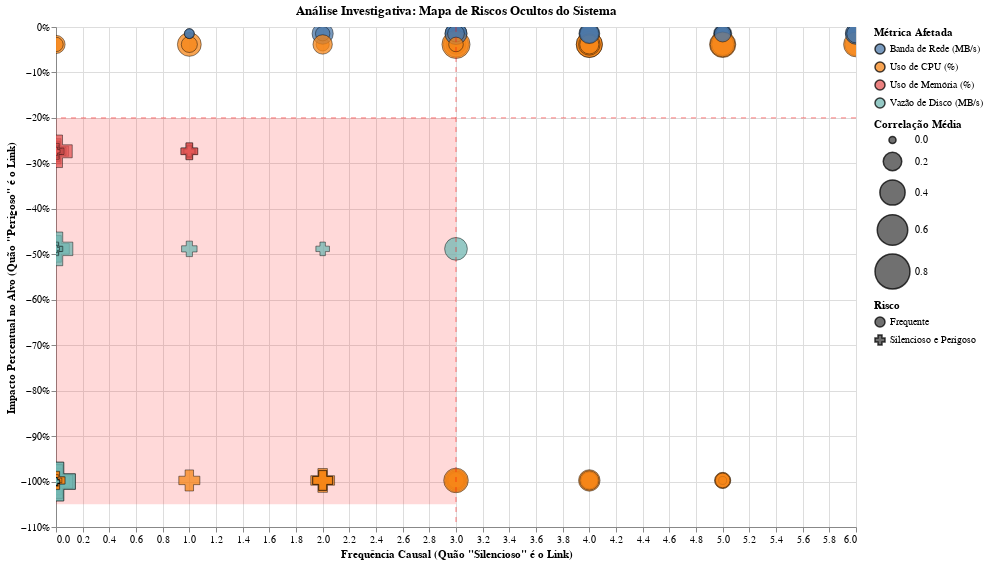

This figure's notebook cell:
### Code cell
import pandas as pd
import altair as alt

# --- Bloco de Configuração ---
salvar_imagens = True
alt.renderers.enable('default')

try:
    # --- 1. PREPARAÇÃO DOS DADOS (usando Pandas) ---
    # (Nenhuma mudança aqui, tudo continua igual)
    df_adv = pd.read_csv('analise_avancada.csv')
    display_names = {
        'cpu_usage': 'Uso de CPU (%)',
        'memory_usage': 'Uso de Memória (%)',
        'disk_usage': 'Uso de Disco (%)',
        'network_total_bandwidth': 'Banda de Rede (MB/s)',
        'disk_throughput_total': 'Vazão de Disco (MB/s)'
    }
    df_plot = df_adv[df_adv['target_mean_percentage_change'] < 0].copy()
    df_plot['metric_display'] = df_plot['metric'].map(display_names)
    df_plot['risk_type'] = 'Frequente'
    df_plot.loc[(df_plot['significant_frequency'] < 3) &
                (df_plot['target_mean_percentage_change'] < -20),
                'risk_type'] = 'Silencioso e Perigoso'
    df_plot['bubble_size'] = abs(df_plot['mean_correlation'])

    # --- 2. CONSTRUÇÃO DO GRÁFICO (usando Altair) ---

    # Camada 1: O Scatter Plot principal (sem mudanças)
    scatter_plot = alt.Chart(df_plot).mark_point(
        opacity=0.75,
        stroke='black',
        strokeWidth=0.6,
        filled=True
    ).encode(
        x=alt.X('significant_frequency:Q',
                title='Frequência Causal (Quão "Silencioso" é o Link)',
                scale=alt.Scale(zero=False)),
        y=alt.Y('target_mean_percentage_change:Q',
                title='Impacto Percentual no Alvo (Quão "Perigoso" é o Link)',
                axis=alt.Axis(labelExpr="datum.label + '%'")),
        color=alt.Color('metric_display:N', title='Métrica Afetada'),
        
        # <-- MUDANÇA 2: O TÍTULO DA LEGENDA AGORA É A EXPLICAÇÃO
        shape=alt.Shape(
            'risk_type:N',
            title='Risco', # Título mais descritivo
            scale=alt.Scale(
                domain=['Frequente', 'Silencioso e Perigoso'],
                range=['circle', 'cross']
            )
        ),
        size=alt.Size('bubble_size:Q',
                      title='Correlação Média',
                      scale=alt.Scale(range=[50, 1500])),
        tooltip=[
            alt.Tooltip('metric_display', title='Métrica'),
            alt.Tooltip('significant_frequency', title='Frequência'),
            alt.Tooltip('target_mean_percentage_change', title='Impacto', format='.1f'),
            alt.Tooltip('mean_correlation', title='Correlação', format='.2f'),
            alt.Tooltip('risk_type', title='Tipo de Risco')
        ]
    ).properties(
        width=800,
        height=500,
        title='Análise Investigativa: Mapa de Riscos Ocultos do Sistema'
    ).interactive()

    # Camada 2: Linhas de referência (agora opcionais, mas ajudam a guiar o olho)
    rule_h = alt.Chart(pd.DataFrame({'y': [-20]})).mark_rule(color='red', strokeDash=[5,5], opacity=0.5).encode(y='y:Q')
    rule_v = alt.Chart(pd.DataFrame({'x': [3]})).mark_rule(color='red', strokeDash=[5,5], opacity=0.5).encode(x='x:Q')

    # <-- MUDANÇA 1: A CAMADA DO "SHADER" (ÁREA SOMBREADA)
    # Criamos um DataFrame que define os cantos do nosso retângulo
    # Usamos os limites dos dados para tornar o retângulo dinâmico
    y_min = df_plot['target_mean_percentage_change'].min() - 5 # Um pouco de folga
    
    shaded_data = pd.DataFrame([
        {'x1': 0, 'x2': 3, 'y1': -20, 'y2': y_min}
    ])
    
    shaded_area = alt.Chart(shaded_data).mark_rect(
        fill='red',       # Cor do preenchimento
        opacity=0.15      # Nível de transparência
    ).encode(
        x='x1:Q',
        x2='x2:Q',
        y='y1:Q',
        y2='y2:Q'
    )

    # --- 3. COMBINAÇÃO FINAL ---
    # <-- MUDANÇA 3: A ORDEM DAS CAMADAS IMPORTA! O SHADER VEM PRIMEIRO!
    final_chart = shaded_area + scatter_plot + rule_h + rule_v

    final_chart.display()

    if salvar_imagens:
        print("\nIniciando o salvamento das imagens...")
        final_chart.save('mapa_de_riscos_com_shader.png', scale_factor=3.0)
        print("-> Imagem salva como 'mapa_de_riscos_com_shader.png'")
        final_chart.save('mapa_de_riscos_com_shader.svg')
        print("-> Imagem salva como 'mapa_de_riscos_com_shader.svg'")

except FileNotFoundError:
    print("Erro: O arquivo 'analise_avancada.csv' não foi encontrado. Verifique o caminho.")
except Exception as e:
    print(f"Ocorreu um erro inesperado: {e}")

### Figure 1 — Vega-Lite specification as saved in the notebook (floating-point values rounded to 4 significant figures; data arrays with more than 128 entries replaced by an {"elided": "..."} marker saying what was removed)
{"config": {"view": {"continuousWidth": 300, "continuousHeight": 300}}, "layer": [{"data": {"name": "data-e739b0e0e5c2ad5cbfa9cb8fbf47a431"}, "mark": {"type": "rect", "fill": "red", "opacity": 0.15}, "encoding": {"x": {"field": "x1", "type": "quantitative"}, "x2": {"field": "x2"}, "y": {"field": "y1", "type": "quantitative"}, "y2": {"field": "y2"}}}, {"data": {"name": "data-e1df1962e0bdfa275d6b25a9a176f1d5"}, "mark": {"type": "point", "filled": true, "opacity": 0.75, "stroke": "black", "strokeWidth": 0.6}, "encoding": {"color": {"field": "metric_display", "title": "Métrica Afetada", "type": "nominal"}, "shape": {"field": "risk_type", "scale": {"domain": ["Frequente", "Silencioso e Perigoso"], "range": ["circle", "cross"]}, "title": "Risco", "type": "nominal"}, "size": {"field": "bubble_size", "scale": {"range": [50, 1500]}, "title": "Correlação Média", "type": "quantitative"}, "tooltip": [{"field": "metric_display", "title": "Métrica", "type": "nominal"}, {"field": "significant_frequency", "title": "Frequência", "type": "quantitative"}, {"field": "target_mean_percentage_change", "format": ".1f", "title": "Impacto", "type": "quantitative"}, {"field": "mean_correlation", "format": ".2f", "title": "Correlação", "type": "quantitative"}, {"field": "risk_type", "title": "Tipo de Risco", "type": "nominal"}], "x": {"field": "significant_frequency", "scale": {"zero": false}, "title": "Frequência Causal (Quão \"Silencioso\" é o Link)", "type": "quantitative"}, "y": {"axis": {"labelExpr": "datum.label + '%'"}, "field": "target_mean_percentage_change", "title": "Impacto Percentual no Alvo (Quão \"Perigoso\" é o Link)", "type": "quantitative"}}, "name": "view_1", "title": "Análise Investigativa: Mapa de Riscos Ocultos do Sistema"}, {"data": {"name": "data-6a0a42827d55b69fb7b652757c1d8970"}, "mark": {"type": "rule", "color": "red", "opacity": 0.5, "strokeDash": [5, 5]}, "encoding": {"y": {"field": "y", "type": "quantitative"}}}, {"data": {"name": "data-9f16e890605ecd4a8ac95f7302400871"}, "mark": {"type": "rule", "color": "red", "opacity": 0.5, "strokeDash": [5, 5]}, "encoding": {"x": {"field": "x", "type": "quantitative"}}}], "height": 500, "params": [{"name": "param_1", "select": {"type": "interval", "encodings": ["x", "y"]}, "bind": "scales", "views": ["view_1"]}], "width": 800, "$schema": "https://vega.github.io/schema/vega-lite/v5.20.1.json", "datasets": {"data-e739b0e0e5c2ad5cbfa9cb8fbf47a431": [{"x1": 0, "x2": 3, "y1": -20, "y2": -105.0}], "data-e1df1962e0bdfa275d6b25a9a176f1d5": {"elided": "189 records"}, "data-6a0a42827d55b69fb7b652757c1d8970": [{"y": -20}], "data-9f16e890605ecd4a8ac95f7302400871": [{"x": 3}]}}
